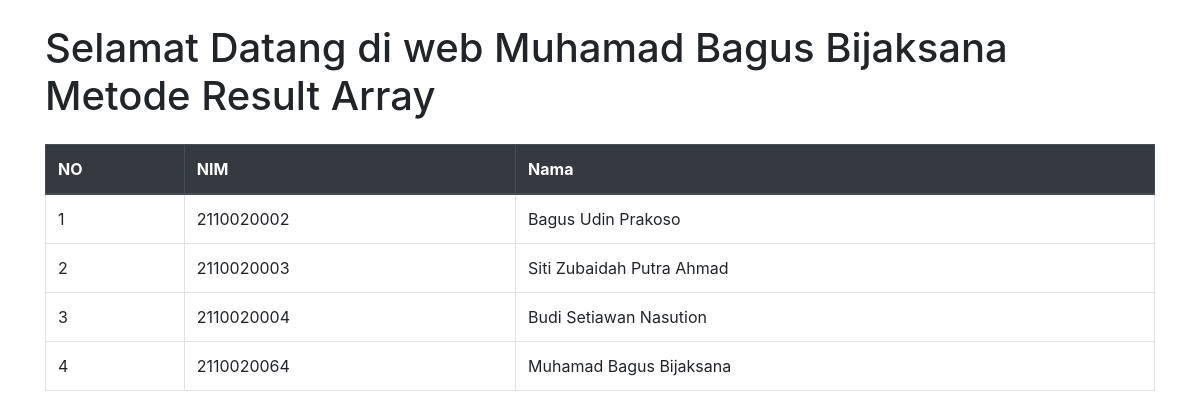
/index.php/mahasiswa/mhs_resultArray, run on the app's committed database.
### tables this page shows
CREATE TABLE `mahasiswa` (
  `id_mahasiswa` int NOT NULL,
  `NIM` varchar(15) NOT NULL,
  `nama_mhs` varchar(255) NOT NULL,
  `id_prodi` int DEFAULT NULL
);

### application/controllers/Mahasiswa.php (called while the page is built, shortened)
<?php
class Mahasiswa extends CI_Controller
{
    public function __construct()
    {
        $this->load->model('Mahasiswa_model');
        $this->load->model('Prodi_model');
    }
    public function mhs_resultArray()
    {
        $data['resultarray'] = $this->Mahasiswa_model->metoderesultArray();
        $this->load->view('resultarray_view', $data);
    }
}

### index.php (called while the page is built, shortened)
<?php
require_once BASEPATH.'core/CodeIgniter.php';

### application/models/Mahasiswa_model.php (called while the page is built, shortened)
<?php
class Mahasiswa_model extends CI_Model
{
    public function metodeResultArray()
    {
        $query = $this->db->get('mahasiswa');
        return $query->result_array();
    }
}

### application/views/resultarray_view.php (the view, shortened to what this page needs)
<!DOCTYPE html>
<html lang="en">
<head>
    <link href="https://maxcdn.bootstrapcdn.com/bootstrap/4.5.2/css/bootstrap.min.css" rel="stylesheet">
</head>
<body>
    <div class="container">
        <h1 class="mt-4">Selamat Datang di web Muhamad Bagus Bijaksana Metode Result Array </h1>
        <table class="table table-bordered mt-4">
            <thead class="thead-dark">
                <tr>
                    <th>NO</th>
                    <th>NIM</th>
                    <th>Nama</th>
                </tr>
            </thead>
            <tbody>
                <?php
                $no = 1;
                foreach ($resultarray as $row) { ?>
                    <tr>
                        <td><?php echo $no++ ?></td>
                        <td><?php echo $row['NIM'] ?></td>
                        <td><?php echo $row['nama_mhs'] ?></td>
                    </tr>
                <?php } ?>
            </tbody>
        </table>
    </div>
</body>
</html>

### data on the page
mahasiswa: NIM "2110020002", nama_mhs "Bagus Udin Prakoso"
mahasiswa: NIM "2110020003", nama_mhs "Siti Zubaidah Putra Ahmad"
mahasiswa: NIM "2110020004", nama_mhs "Budi Setiawan Nasution"
mahasiswa: NIM "2110020064", nama_mhs "Muhamad Bagus Bijaksana"
